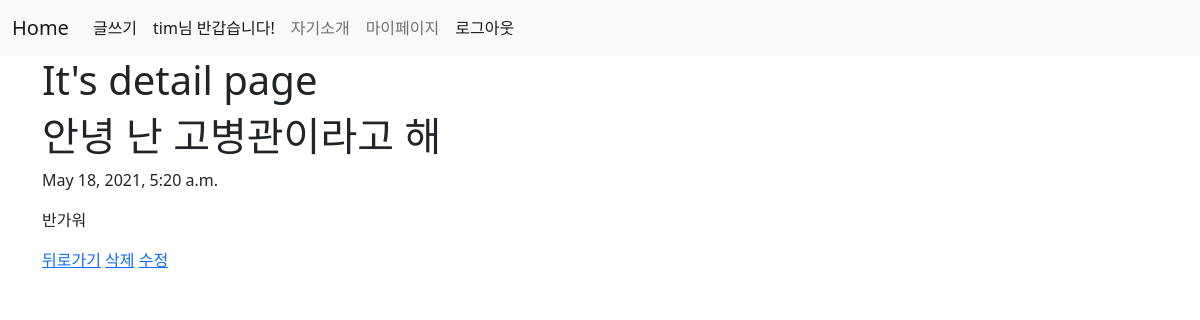
Page /blog/1/ (signed in) on the committed database.
### blog/models.py (models this page shows, shortened)
class Blog(models.Model):
    title = models.CharField(max_length=200)
    pub_date = models.DateTimeField('date published')
    body = models.TextField()

### blog/views.py (the view)
# urls.py: path('<int:blog_id>/', views.detail, name = 'detail'), # path converter을 다음 인자인 함수에 넣어주어 url 요청되는 것.
def detail(request, blog_id): # 인자를 블로그 id까지 2개 받음
    blog_detail = Blog.objects.get(id = blog_id) # 블로그 안 객체를 찾아서 변수에 집어넣음
    return render(request, 'detail.html', {'blog': blog_detail}) # 특정 디테일 페이지를 띄워줘라

### blog/templates/detail.html
{% extends 'base.html' %}
{% block content %}
    <h1>It's detail page</h1>
    <h1>{{blog.title}}</h1>
    <p>{{blog.pub_date}} </p>
    <p>{{blog.body}} </p>
    <a href="{% url 'home' %}">뒤로가기</a>
    <a href="{% url 'delete' blog.id %}">삭제</a>
    <a href="{% url 'edit' blog.id %}">수정</a>
{% endblock %}

### timproject/templates/base.html (shortened to what this page needs)
<!DOCTYPE html>
<html lang="en">
<head>
    <link href="https://cdn.jsdelivr.net/npm/bootstrap@5.0.1/dist/css/bootstrap.min.css" rel="stylesheet">
</head>
<body>
    <nav class="navbar navbar-expand-lg navbar-light bg-light">
        <div class="container-fluid">
        <a class="navbar-brand" href="{% url 'home' %}">Home</a>
        <div class="collapse navbar-collapse" id="navbarNav">
            <ul class="navbar-nav">
            {% if user.is_authenticated %}
            <li class="nav-item">
                <a class="nav-link active" aria-current="page" href="{%url 'new' %}">글쓰기</a>
            </li>
            <li class="nav-item">
                <a class="nav-link active" aria-current="page" >{{user.username}}님 반갑습니다!</a>
            </li>
            <li class="nav-item">
                <a class="nav-link" href="{% url 'introduce' %} ">자기소개</a>
            </li>
            <li class="nav-item">
                <a class="nav-link" href="{% url 'mypage' %} ">마이페이지</a>
            </li>
            <li class="nav-item">
                <a class="nav-link active" aria-current="page" href="{%url 'logout' %}">로그아웃</a>
            </li>
            {% endif %}
            </ul>
        </div>
        </div>
    </nav>
    <div class = "container">
        {% block content %}
        {% endblock %}
    </div>
</body>
</html>

### rows in the picture
Blog: title "안녕 난 고병관이라고 해", pub_date "May 18, 2021, 5:20 a.m.", body "반가워"

### other values in the picture
{{ user.username }} "tim"
